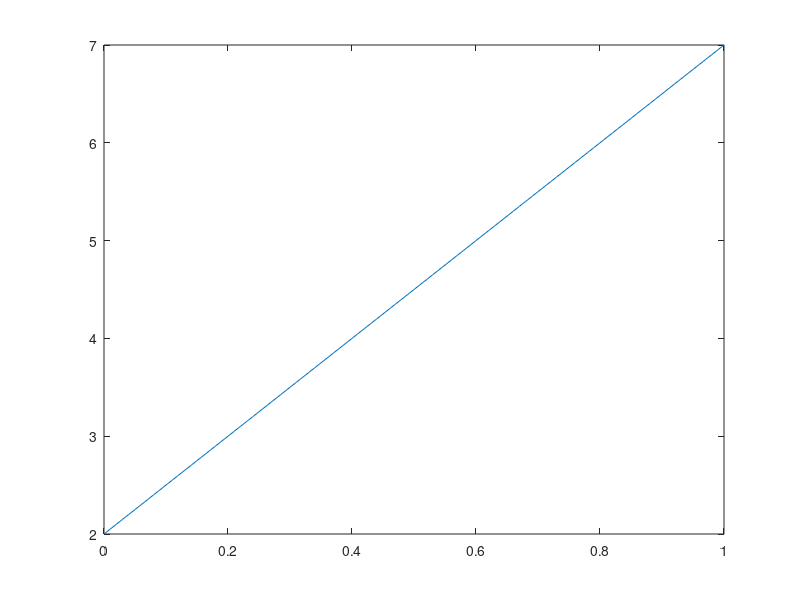
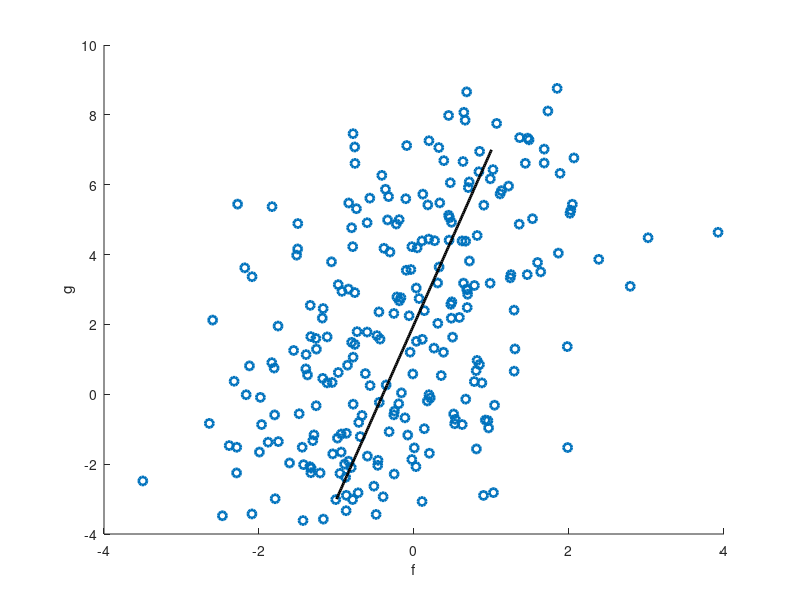
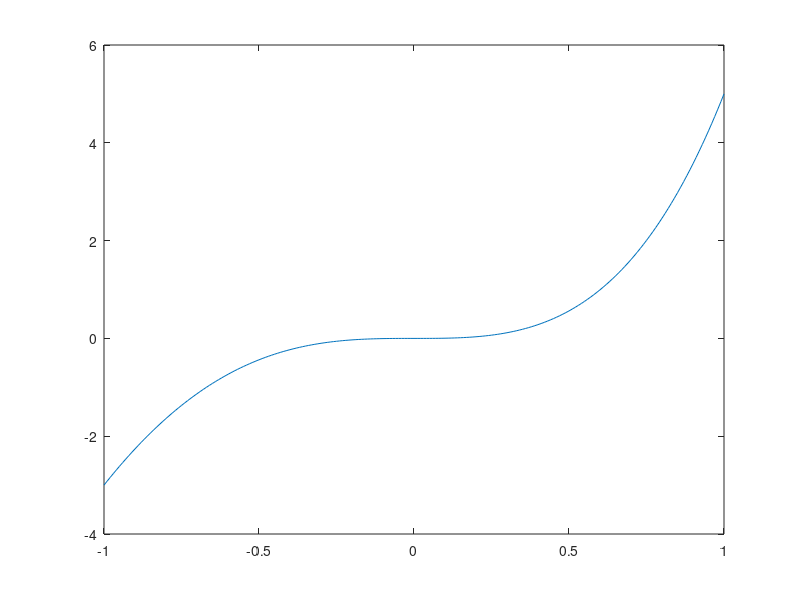

MATLAB code for these plots, in order: (Note: this script raises an error after producing the figures.)
% Simple script to get some feel for correlation funtions
% ===
%
% This script calculate corr or cov values for a cloud.
%
% Note that Noreen has sent me two websites with two nice explanations when
% the slope indeed is the same as the cov, and when not.
%
% - http://stats.stackexchange.com/questions/22718/what-is-the-difference-between-linear-regression-on-y-with-x-and-x-with-y/22721#22721
% - http://stats.stackexchange.com/questions/32464/how-does-the-correlation-coefficient-differ-from-regression-slope
%
% (See also word file where I copied the contents of those sites.)

fi = 1; % figure index
EXPORTFOLDER='\\storage01\data\AMOLF\users\wehrens\Latex3\Thesis\Chapter2_Methods\Figures\MatlabExport\';

%% Simple linear relationsship
% ===
x = [0:.01:1];
y = 5*x+2;
figure(fi); clf; plot(x,y);
Rlin = corr(x',y')
%corrcoef(x',y')
fi = fi+1;

%% The outcome of this is one, which can be derived easily,
% see notes 19-04-2015 (p. 2). A manual calculation of the R is as follows:
% ===
% Note:
% corr(x(t),y(t)) = 
varXY = 0; varX = 0; varY = 0;
xNorm = x-mean(x);
yNorm = y-mean(y);
N = numel(x);
for tf=1:N
    % sum
    varXY = (varXY + xNorm(tf)*yNorm(tf));
    varX  = (varX+xNorm(tf)^2);
    varY  = (varY+yNorm(tf)^2);
end
% normalize
varXY = varXY/N; varX = varX/N; varY = varY/N;
% correlation coefficient
RXY = varXY / sqrt(varX*varY)

% Note that you can calculate the least square fit coefficients easily:
betaY = varXY / varX
betaX = varXY / varY

bSanityY = Rlin * sqrt(var(x)*var(y)) / var(x)
%
% For y=betay*x+a1 and x=betax*y+a2
% 
% Note furthermore that these relations are derived by wanting to find the
% minimum of the sum of squared errors; this can be done by looking for the
% derivative being zero. Above relations then follow. See also:
% http://en.wikipedia.org/wiki/Ordinary_least_squares
% http://en.wikipedia.org/wiki/Proofs_involving_ordinary_least_squares#Least_squares_estimator_for_.CE.B2
% (And this was also mentioned in my programming course - see lecture notes 
% thereof.)

%% What happens if you have a non-linear relation?
% E.g. a parabola
% ===
x = [-1:.01:1];
y = -1*x.^2;
figure(fi); clf; plot(x,y);
Rpara = corr(x',y')
fi = fi+1;

% % Rpara =
% %  3.1614e-18
% So apparently the correlation disappears completely for a parabola.
% Which makes sense since there is no straight line describing this 
% relationship.

%% Another example
% ===
x = [-1:.01:1];
y = 4*x.^3+x.^4;
figure(fi); clf; plot(x,y);
Rarbi = corr(x',y')
fi = fi+1;


%% An example with a cloud and some noise, linear relation

x = [-1:.01:1];
%y = 4*x.^3+x.^4;
y = 5*x+2;
mysigmax=1;
mysigmay=1;
xrand=[];
yrand=[];
for n=1:250
    idx=int16(rand()*(numel(x)-1)+1);
    xrand(end+1)=x(idx)+normrnd(0,mysigmax);
    yrand(end+1)=y(idx)+normrnd(0,mysigmay);
end

hEx1=figure(2); clf; hold on;
scatter(xrand,yrand,'LineWidth',2);
plot(x,y,'-k','LineWidth',2);

%legend('Added noise','Given')

xlabel('f');
ylabel('g');

[Rnoisy1,pnoisy1] = corr(xrand',yrand')
text(-4,9+2,['R = ' sprintf('%0.3f', Rnoisy1)]);
text(-4,7+2,['p = ' num2str(pnoisy1)]);
%text(-4,7+2,['p = ' sprintf('%0.7f', pnoisy1)]);



% Note that calculating b doesn't work if the input is noisy (try e.g.
% sigma=.01, then it works well).
betaY = Rnoisy1 * sqrt(var(xrand)*var(yrand)) / var(xrand)
bSanityY = corr(xrand',yrand') * sqrt(var(xrand)*var(yrand)) / var(xrand)
% lsqlin(yrand,2,xrand,100) % lsqlin(C,d,A,b) % Not sure what input I
% should give here..

% Now also add the mutual information
[pdf1, pdf2, pdf1pdf2, pdf12, dx, dy] = getpfds12MW([xrand;yrand]',256,1);
mutualInformation = entropyMW(pdf1)+entropyMW(pdf2)-entropyMW(pdf12)
figure(2);
text(.5,-6,['I = ' sprintf('%0.3f', mutualInformation)]);


%MW_makeplotlookbetter(14,[],[6,4]);
MW_makeplotlookbetter(14,[],[(12.8-.4*3)/3,4]);

ylim([-10,10]+2);
xlim([-5,5]);


%% An example with a cloud and some noise, linear relation

x = [-1:.01:1];
y = -7*(x).^2+4;%+x.^4;
%y = 5*x+2;
mysigmax=.25;
mysigmay=.25;
xrand=[];
yrand=[];
idxregister=[];
for n=1:250
    idx=int16(rand()*(numel(x)-1)+1);
    xrand(end+1)=x(idx)+normrnd(0,mysigmax);
    yrand(end+1)=y(idx)+normrnd(0,mysigmay);
    idxregister(end+1)=idx;
end
% consistency check:
% figure; hist(idxregister,100)

hEx2=figure(3); clf; hold on;

scatter(xrand,yrand,'LineWidth',2);

[bandwidth,density,X,Y] = kde2d([xrand', yrand']); 
[C, l1] = contour(X,Y,density,5,'-','LineWidth',2,'Color',[.5 .5 .5]);

plot(x,y,'-k','LineWidth',2);

%legend('Added noise','Given')

xlabel('f');
ylabel('g');

[Rnoisy1,pnoisy1] = corr(xrand',yrand')
text(-2.5,9+2,['R = ' sprintf('%0.3f', Rnoisy1)]);
text(-2.5,7+2,['p = ' num2str(pnoisy1)]);
%text(-4,7+2,['p = ' sprintf('%0.7f', pnoisy1)]);

% Now also add the mutual information
[pdf1, pdf2, pdf1pdf2, pdf12, dx, dy] = getpfds12MW([xrand;yrand]',256,1);
mutualInformation = entropyMW(pdf1)+entropyMW(pdf2)-entropyMW(pdf12)
figure(3);
text(.5,-6,['I = ' sprintf('%0.3f', mutualInformation)]);

%MW_makeplotlookbetter(14,[],[6,4]);
MW_makeplotlookbetter(14,[],[(12.8-.4*3)/3,4]);

ylim([-10,10]+2);
xlim([-3,3]);

%% Same as previous, but sigma=1

x = [-1:.01:1];
y = -7*(x).^2+4;%+x.^4;
%y = 5*x+2;
mysigmax=1;
mysigmay=1;
xrand=[];
yrand=[];
idxregister=[];
for n=1:250
    idx=int16(rand()*(numel(x)-1)+1);
    xrand(end+1)=x(idx)+normrnd(0,mysigmax);
    yrand(end+1)=y(idx)+normrnd(0,mysigmay);
    idxregister(end+1)=idx;
end
% consistency check:
% figure; hist(idxregister,100)

hEx3=figure(4); clf; hold on;

scatter(xrand,yrand,'LineWidth',2);

[bandwidth,density,X,Y] = kde2d([xrand', yrand']); 
[C, l1] = contour(X,Y,density,5,'-','LineWidth',2,'Color',[.5 .5 .5]);

plot(x,y,'-k','LineWidth',2);

%legend('Added noise','Given')

xlabel('f');
ylabel('g');

[Rnoisy1,pnoisy1] = corr(xrand',yrand')
text(-2.5,9+2,['R = ' sprintf('%0.3f', Rnoisy1)]);
text(-2.5,7+2,['p = ' num2str(pnoisy1)]);
%text(-4,7+2,['p = ' sprintf('%0.7f', pnoisy1)]);

% Now also add the mutual information
[pdf1, pdf2, pdf1pdf2, pdf12, dx, dy] = getpfds12MW([xrand;yrand]',256,1);
mutualInformation = entropyMW(pdf1)+entropyMW(pdf2)-entropyMW(pdf12)
figure(4);
text(.5,-6,['I = ' sprintf('%0.3f', mutualInformation)]);

%MW_makeplotlookbetter(14,[],[6,4]);
MW_makeplotlookbetter(14,[],[(12.8-.4*3)/3,4]);

ylim([-10,10]+2);
xlim([-3,3]);

% Another consistensy check
% figure; histogram(normrnd(0,mysigmax,250,1),30)



%% 

if exist('SAVEPLEASE','var')
    figure(hEx1); MW_makeplotlookbetter(14,[],[3.8,4]);
    saveas(hEx1,[EXPORTFOLDER 'SVG_technical_scatter1.svg']);
    saveas(hEx1,[EXPORTFOLDER 'TIF_technical_scatter1.tif']);
    saveas(hEx1,[EXPORTFOLDER 'FIG_technical_scatter1.fig']);

    figure(hEx2); MW_makeplotlookbetter(14,[],[3.8,4]);
    saveas(hEx2,[EXPORTFOLDER 'SVG_technical_scatter2.svg']);
    saveas(hEx2,[EXPORTFOLDER 'TIF_technical_scatter2.tif']);
    saveas(hEx2,[EXPORTFOLDER 'FIG_technical_scatter2.fig']);
    
    figure(hEx3); MW_makeplotlookbetter(14,[],[3.8,4]);
    saveas(hEx3,[EXPORTFOLDER 'SVG_technical_scatter3.svg']);
    saveas(hEx3,[EXPORTFOLDER 'TIF_technical_scatter3.tif']);
    saveas(hEx3,[EXPORTFOLDER 'FIG_technical_scatter3.fig']);
end

%% a delayed relationship between two diffusive processes, illustrated 
% by a random walk process and a process that is part random walk and part
% related to the first walk.

mylinecolors=linspecer(4);
DELTA=90; EXTRA=DELTA+50;

n=1:1000; 
nprime=100:1000;

% simple random walk processes
f       =cumsum(arrayfun(@(i) rand()-.5,n)); % f is defined for all n
gpart1  =cumsum(arrayfun(@(i) rand()-.5,nprime)); % g is only defined for nprime

% now create g, as sum of gpart1 and gpart2, still only defined at nprime,
% nprime(1) matchines g(1), and nprime(end) matching g(end).
gpart2=f(nprime-DELTA).^2
g=.8*gpart1+.2*gpart2;

% plot signals
% hdelaysignal=figure(5); clf; hold on;
hdelay=figure(5); clf;
subplot(1,3,1); hold on;
plot(nprime-100,f(nprime),'Color',mylinecolors(1,:),'LineWidth',2)
plot(nprime-100,g,'Color',mylinecolors(2,:),'LineWidth',2)

% cosmetic
xlabel('t');
ylabel('Function value');
MW_makeplotlookbetter(14,[],[12.8,4]);

% plot scatter 1
%hdelayscatter=figure(6); clf; hold on;
subplot(1,3,2); hold on;
plot(f(nprime),g,'.','LineWidth',2,'Color',mylinecolors(3,:),'MarkerSize',3^2);
%plot(f(n+DELTA),g(n),'.','LineWidth',2,'Color',mylinecolors(2,:),'MarkerSize',3^2);

% cosmetic
%legend('f(n) vs g(n)','f(n) vs g(n+\tau)')
xlabel('f(t)');
ylabel('g(t)');
MW_makeplotlookbetter(14,[],[12.8,4]);
xlim([min(f)-3,max(f)+3]);
ylim([min(g)-3,max(g)+20]);

% plot scatter 2
%hdelayscatter=figure(7); clf; hold on;
subplot(1,3,3); hold on;
%plot(f(n),g,'.','LineWidth',2,'Color',mylinecolors(1,:),'MarkerSize',3^2);
plot(f(nprime-DELTA),g,'.','LineWidth',2,'Color',mylinecolors(4,:),'MarkerSize',3^2);

% cosmetic
%legend('f(n) vs g(n)','f(n) vs g(n+\tau)')
xlabel('f(t+tau)');
ylabel('g(t)');
MW_makeplotlookbetter(14,[],[12.8,4]);
xlim([min(f)-3,max(f)+3]);
ylim([min(g)-3,max(g)+20]);

%%
if exist('SAVEPLEASE','var')
    %figure(hdelay); MW_makeplotlookbetter(14,[],[3.8,4]);
    figure(hdelay); MW_makeplotlookbetter(14,[],[12.8,4]);
    saveas(hdelay,[EXPORTFOLDER 'SVG_technical_delayscatter.svg']);
    saveas(hdelay,[EXPORTFOLDER 'TIF_technical_delayscatter.tif']);
    saveas(hdelay,[EXPORTFOLDER 'FIG_technical_delayscatter.fig']);
end

%% Another interesting measure might be mutual information
% To use this, one would need to estimate the PDF for both measured
% parameters. This could be done easily with the function kde2d.

nrbins=2^8; % 256

data1       = [f(nprime);g]';
data2deltaf = [f(nprime-DELTA);g]';

[bandwidth,density,X,Y]=kde2d(data1,nrbins);
%[bandwidth,density,X,Y]=kde2d(data2deltaf,nrbins);

% This density seems already normalized
dx=X(1,2)-X(1,1);
dy=Y(2,1)-Y(1,1);
%{
sum(density(:).*dx.*dy)
%}

% note: could use X and Y to generate bins for below..

%densityFlipped=flip(density ,1);
%imagesc([X(1,1),X(1,end)],[Y(end,1), Y(1,1)],densityFlipped);
%set(gca,'YDir','normal')

figure; clf;
imagesc([X(1,1),X(1,end)],[Y(1,1), Y(end,1)],density);
set(gca,'YDir','normal')

% using histograms:
figure; clf; 
[n,edges]=histcounts(data1(:,1),nrbins);
centers=(edges(2:end)+edges(1:end-1))/2;
dc=edges(2)-edges(1);
x1=centers;
pdf1=n./(sum(n)*dc);
plot(x1, pdf1);


figure; clf;
[n,edges]=histcounts(data1(:,2),nrbins);
centers=(edges(2:end)+edges(1:end-1))/2;
dc=edges(2)-edges(1);
x2=centers;
pdf2=n./(sum(n)*dc);
plot(x2, pdf2);

%%

% Using the kdepdf
figure; clf; 
densityx=sum(density.*dy);
x1=X(1,:);
pdf1=densityx;
warning('Double check whether pdf matches x now!');
plot(x1, pdf1);

figure; clf; 
densityy=sum(density'.*dx);
x2=Y(:,1);
pdf2=densityy;
warning('Double check whether pdf matches x now!');
plot(x2, pdf2);

%{
figure; clf;
[n,edges]=histcounts(data1(:,2),nrbins);
centers=(edges(2:end)+edges(1:end-1))/2;
dc=edges(2)-edges(1);
x2=centers;
pdf2=n./(sum(n)*dc);
plot(x2, pdf2);
%}
%% p(x)p(y) distribution
figure; clf;

pdf1rep=repmat(pdf1,[size(pdf2,2),1]);
pdf2rep=repmat(pdf2',[1, size(pdf1,2)]);

pdf12=pdf1rep.*pdf2rep;

imagesc(pdf12);
set(gca,'YDir','normal')

%% 

% Now calculate the mutual information
% See: http://mathworld.wolfram.com/MutualInformation.html

% mutual information is defined as 
% I(X; Y) = sum_X sum_Y { P(x,y) log2 P(x,y)./(P(x)P(y)) }
%
% Note that the last term is just the joined probability

% Without the sum, this is basically the ratio between the pdf and the
% multiplied pdfs x and y, weighed by the pdf. This can also be plotted:

mutualInformationMatrix = density.*dx.*dy .* log2(  density.*dx.*dy./(pdf1rep.*pdf2rep.*dx.*dy)  );

myEpsilon = 10e-10;
zeroMask = zeros(size(density));
zeroMask(density.*dx.*dy<myEpsilon)=1;
zeroMask(pdf1rep.*dx<myEpsilon)=1;
zeroMask(pdf2rep.*dy<myEpsilon)=1;

mutualInformationMatrixPrime=mutualInformationMatrix;
mutualInformationMatrixPrime(logical(zeroMask))=0;

%{
% Making entries zeroes also doesn't work that well because some imaginary
numbers remain
mutualInformationMatrixPrime = mutualInformationMatrix;
mutualInformationMatrixPrime(isnan(mutualInformationMatrixPrime)) = 0;
mutualInformationMatrixPrime(isinf(mutualInformationMatrixPrime)) = 0;
%}

%{
% Replace almost zero values with zero values
myEpsilon = 10e-15;
densityEpsilon = density;
densityEpsilon(densityEpsilon<myEpsilon)=0;
pdf1repEpsilon = pdf1rep;
pdf1repEpsilon(pdf1repEpsilon<myEpsilon)=0;
pdf2repEpsilon = pdf2rep;
pdf2repEpsilon(pdf2repEpsilon<myEpsilon)=0;
% And calculate again
mutualInformationMatrixEpsilon = densityEpsilon .* log(  densityEpsilon./(pdf1repEpsilon.*pdf2repEpsilon)  )./log(2);
% NOTE: This doesn't work so well becaue it still produces Inf and NaN
values
%}


figure(10); clf; hold on;

subplot(1,5,1); 
imagesc(density);
set(gca,'YDir','normal')
title('P(x,y)')

subplot(1,5,2); 
imagesc(pdf1rep.*dx);
set(gca,'YDir','normal')
title('P(x)')

subplot(1,5,3); 
imagesc(pdf2rep.*dy);
set(gca,'YDir','normal')
title('P(y)')

subplot(1,5,4); 
imagesc(pdf1rep.*pdf2rep.*dx.*dy);
set(gca,'YDir','normal')
title('P(x)*P(y)')

subplot(1,5,5); 
imagesc( mutualInformationMatrixPrime );
set(gca,'YDir','normal')
title('Terms in sum for I(X;Y)')

toSumOver = mutualInformationMatrixPrime(:);
TheMutualInformation = sum(toSumOver)

%%

% But it's easier using the definition in terms of entropy
% ===

% Note that each entry can be interpreted as a state, so the pdfs should
% be normalized to 1.
pdf1norm = pdf1./sum(pdf1);
pdf2norm = pdf2./sum(pdf2);
densitynorm = density./sum(density(:));

% entropy pdf(x)
H1=-sum(pdf1norm.*log2(pdf1norm))
% entropy pdf(y)
H2=-sum(pdf2norm.*log2(pdf2norm))
% entropy pdf(x,y)
myEpsilon=10-10; % to handle epsilon values
densityEpsilon=densitynorm;
densityEpsilon(densityEpsilon<myEpsilon)=0;
densityTerms=densityEpsilon.*log2(densityEpsilon); % actual calculation of terms
densityTerms(isinf(densityTerms))=0;
densityTerms(isnan(densityTerms))=0;
H12=-sum(sum(densityTerms)) % summation of terms

mutualInformation = H1+H2-H12;

mutualInformationMW = entropyMW(pdf1)+entropyMW(pdf2)-entropyMW(density)

% Refs 
% ===
% https://stackoverflow.com/questions/22074941/shannons-entropy-calculation
% https://nl.mathworks.com/help/images/ref/entropy.html
    % Note that matlab's function "entropy" determines the entropy for a group
    % of observations, i.e. the input is not a pdf function, a pdf function is
    % generated based on the input using imhist.
% http://mathworld.wolfram.com/Entropy.html
% http://mathworld.wolfram.com/MutualInformation.html

% Conversely, we can used the continuous definition of entropy
% ====

% This is:
% h(x) = -Int { f(x) log (f(x)) dx }

% Refs
% ===
% https://en.wikipedia.org/wiki/Differential_entropy

disp(['Also, mutual info is I(X;Y) = H1+H2-H12 = ' sprintf('%0.5f + %0.5f - %0.5f = %0.5f',  H1, H2, H12, mutualInformation)]);

% Note also that log(a/b) = log(a)-log(b).

%% Comparison / sanity check

% Now, if we'd compare p(x)p(y) with p(x)p(y), instead of p(x)p(y) with
% p(x,y), we'll see that mutual information is 0.

% Note that each entry can be interpreted as a state, so the pdfs should
% be normalized to 1.
pdf1norm = pdf1./sum(pdf1);
pdf2norm = pdf2./sum(pdf2);
pdf12mat = pdf1rep .* pdf2rep;
pdf12matNorm = pdf12mat ./ sum(pdf12mat(:));

% entropy pdf(x)
H1=-sum(pdf1norm.*log2(pdf1norm))
% entropy pdf(y)
H2=-sum(pdf2norm.*log2(pdf2norm))
% entropy pdf(x,y)
myEpsilon=10-10; % to handle epsilon values
pdf12matEpsilon=pdf12matNorm;
pdf12matEpsilon(pdf12matEpsilon<myEpsilon)=0;
pdf12matTerms=pdf12matEpsilon.*log2(pdf12matEpsilon); % actual calculation of terms
pdf12matTerms(isinf(pdf12matTerms))=0;
pdf12matTerms(isnan(pdf12matTerms))=0;
H12=-sum(sum(pdf12matTerms)); % summation of terms

mutualInformation = H1+H2-H12;

disp(['For pdf(x)pdf(y), mutual info is I(X;Y) = H1+H2-H12 = ' sprintf('%0.5f + %0.5f - %0.5f = %0.5f',  H1, H2, H12, mutualInformation)]);

